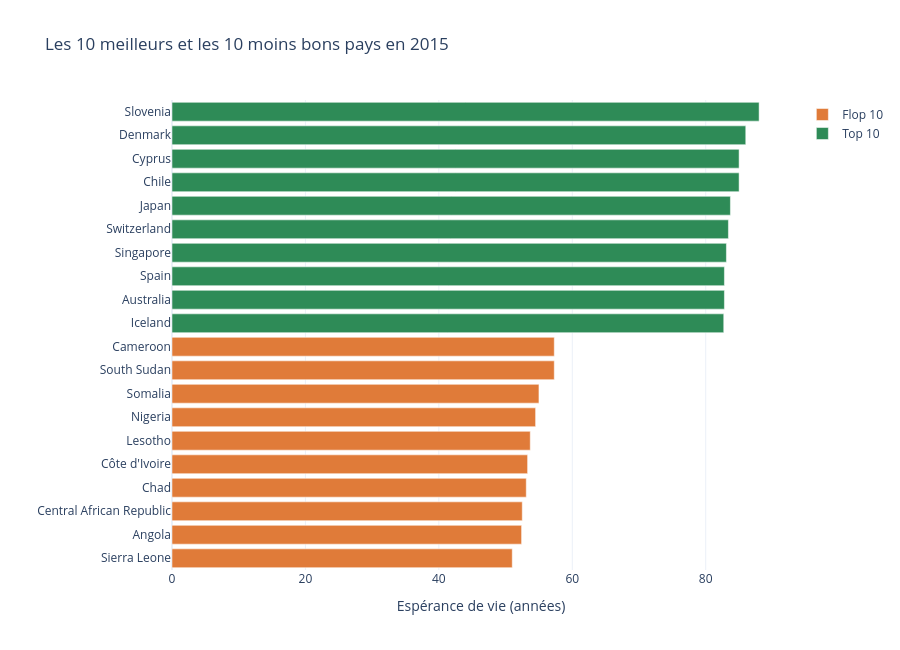

Notebook code cell kept with this figure:
### Markdown cell above
L'espérance de vie mondiale moyenne passe de 66,8 ans en 2000 à 71,6 ans en 2015, soit +4,9 ans en quinze ans.

Les pays en développement progressent plus vite (64,6 à 69,7 ans, +5,1 ans) que les pays développés (76,8 à 80,7 ans, +3,9 ans). L'écart se réduit donc légèrement, de 12,2 à 11,0 ans.

### Code cell
# Classement des pays en 2015 : 10 meilleurs et 10 moins bons.
derniere = df_propre[df_propre["year"] == derniere_annee]
hauts = derniere.nlargest(10, "life_expectancy")[["country", "life_expectancy"]].assign(groupe="Top 10")
bas = derniere.nsmallest(10, "life_expectancy")[["country", "life_expectancy"]].assign(groupe="Flop 10")
classement = pd.concat([hauts, bas]).sort_values("life_expectancy")

fig = px.bar(
    classement,
    x="life_expectancy",
    y="country",
    orientation="h",
    color="groupe",
    color_discrete_map={"Top 10": VERT, "Flop 10": ORANGE},
    labels={"life_expectancy": "Espérance de vie (années)", "country": "", "groupe": ""},
    title=f"Les 10 meilleurs et les 10 moins bons pays en {derniere_annee}",
)
fig.update_layout(template="plotly_white", height=650)
fig.show()

### Figure 1 — Plotly figure (JSON) as saved in the notebook; plotly's stock layout.template omitted (floating-point values rounded to 4 significant figures)
{"data": [{"hovertemplate": "=%{y}<br>Espérance de vie (années)=%{x}<extra></extra>", "legendgroup": "Flop 10", "marker": {"color": "#e07b39", "pattern": {"shape": ""}}, "name": "Flop 10", "orientation": "h", "showlegend": true, "textposition": "auto", "type": "bar", "x": [51.0, 52.4, 52.5, 53.1, 53.3, 53.7, 54.5, 55.0, 57.3, 57.3], "xaxis": "x", "y": ["Sierra Leone", "Angola", "Central African Republic", "Chad", "Côte d'Ivoire", "Lesotho", "Nigeria", "Somalia", "South Sudan", "Cameroon"], "yaxis": "y"}, {"hovertemplate": "=%{y}<br>Espérance de vie (années)=%{x}<extra></extra>", "legendgroup": "Top 10", "marker": {"color": "#2e8b57", "pattern": {"shape": ""}}, "name": "Top 10", "orientation": "h", "showlegend": true, "textposition": "auto", "type": "bar", "x": [82.7, 82.8, 82.8, 83.1, 83.4, 83.7, 85.0, 85.0, 86.0, 88.0], "xaxis": "x", "y": ["Iceland", "Australia", "Spain", "Singapore", "Switzerland", "Japan", "Chile", "Cyprus", "Denmark", "Slovenia"], "yaxis": "y"}], "layout": {"barmode": "relative", "height": 650, "legend": {"title": {"text": ""}, "tracegroupgap": 0}, "title": {"text": "Les 10 meilleurs et les 10 moins bons pays en 2015"}, "xaxis": {"anchor": "y", "domain": [0.0, 1.0], "title": {"text": "Espérance de vie (années)"}}, "yaxis": {"anchor": "x", "domain": [0.0, 1.0], "title": {"text": ""}}}}
